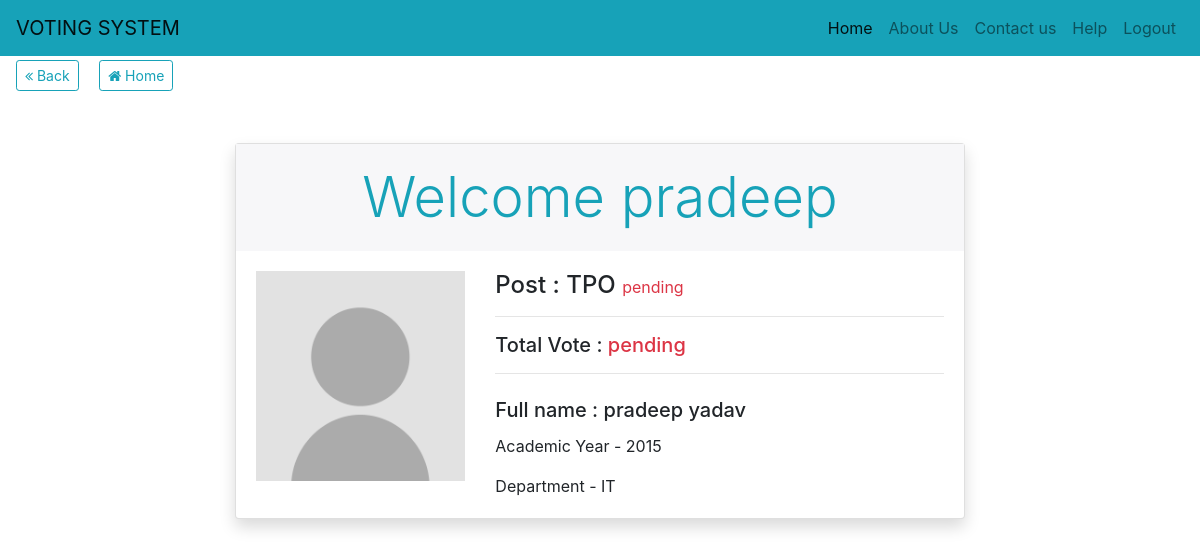
The page /Students/student_dashboard.php (signed in) on the database its author committed.
### tables this page shows
CREATE TABLE `register` (
  `id` int(11) NOT NULL,
  `user_type` varchar(255) NOT NULL,
  `first_name` varchar(255) NOT NULL,
  `last_name` varchar(255) NOT NULL,
  `email` varchar(255) NOT NULL,
  `mobile_no` varchar(255) NOT NULL,
  `password` varchar(300) NOT NULL,
  `department` varchar(255) NOT NULL,
  `year` varchar(100) NOT NULL,
  `otp` int(255) NOT NULL,
  `otp_expire` varchar(100) NOT NULL,
  `is_nominee` varchar(100) NOT NULL,
  `profile_pic` varchar(500) NOT NULL,
  `post` varchar(255) NOT NULL,
  `status` varchar(255) DEFAULT NULL
);

### common/functions.php (called while the page is built, shortened)
<?php
function get_user_by_email($conn,$email){
  $sql="SELECT * from register where  email='$email'";
  $result=mysqli_query($conn,$sql);
  $count=mysqli_fetch_assoc($result);
  return $count;
}
?>

### Students/student_dashboard.php (the view, shortened to what this page needs)
<?php
include_once('../database/connection.php');
include_once('../common/header.php');
include_once('../common/functions.php');
  	$email=$_SESSION['user_id'];
  	  	$nominee=get_user_by_email($conn,$email);
 ?>
<div class="container">
<div class=" row position-relative mt-5">
	<div class=" col-md-8 offset-2 ">
	<div class="card shadow">
  <div class="card-header display-4 text-info text-center"><?php echo $nominee['post']?"Welcome ".$nominee['first_name']:"Dashboard" ?></div>
  <div class="card-body">
	<div class="row ">
		<div class="col-md-4 ">
	<?php if($nominee['post']){
  	$vote=total_vote($conn,$email,$nominee['post']);
			?>
 <img  src="<?php echo $nominee['profile_pic']?app_path.$nominee['profile_pic']:app_path.'uploaded/user.jpg' ?>" class="img-fluid w-100">
</div>
<div class="col-sm-8">
			<h4 class="d-inline">Post : <?php echo $nominee['post'];?> </h4><span class="text-danger"><?php echo $nominee['status'];?></span>
			<hr>
			<h5>Total Vote : <?php echo $nominee['status']=='pending'?"<span class='text-danger'>".$nominee['status']."</span>":$vote;?> </h5>
			<hr>
			 <h5 class="card-title pt-2">Full name : <?php echo $nominee['first_name'].' '.$nominee['last_name']; ?> </h5>
                        <p class="card-text">Academic Year - <?php echo $nominee['year'] ?></p>
                        <p class="card-text">Department - <?php echo $nominee['department'] ?></p>
</div>
</div>
	</div>
	<?php if($nominee['status']=='declined'){?>
		<div class="alert alert-danger" role="alert">
 <strong>Sorry !</strong> Your request for nominee has benn rejected.<br>
 But you can still vote as student  <br>
 To vote click on the Vote button <a href="<?php echo app_path.'voting.php'; ?>" class="btn btn-info btn-sm">Vote</a>
</div>
<?php }  }?>
	</div>
	</div>
	</div>
<?php include_once('../common/footer.php'); ?>

### assets/css/style.css (style rules this page uses)
.card-header:first-child { border-radius: 0; }
.card-header { background-color: #f7f7f9; margin-bottom: 0; padding: 20px 1.25rem; border:none; }

### rows shown on the page
register: first_name "pradeep", post "TPO", status "pending", last_name "yadav", year "2015", department "IT"
